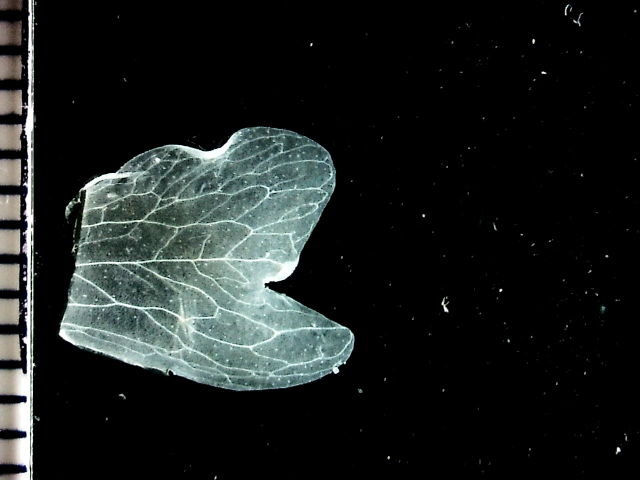
#> input picture example_dataset/F1P115_Vein_Side1_200802.jpg, 1280 x 960 px (shown at 1/2 size)
$ python -i spot_detection.py   (imports and definitions only)   (older library calls are emulated)
#> lines starting #> are read from the running program, lines starting #| are printed output that depends on the picture; after the words box and inside, x2 and y2 are one past the last pixel; in counts of white or black regions, pixels touching at a corner belong together
import os
import sys
import cv2
import time
import image_shapes
import principal_component

import numpy as np
import image_utilities as iu
import matplotlib.pyplot as plt

from scipy.stats import norm
from matplotlib import style
# [1 line not run here, left out]
from skimage.metrics import mean_squared_error
from matplotlib.patches import Ellipse
from scipy.stats import multivariate_normal
from sklearn.mixture import BayesianGaussianMixture


# [5 lines left out: function make_model, not called in this run]

def make_predictions(GMM, d):
    prediction = GMM.predict_proba(d)
    return prediction

# [41 lines left out: functions draw_circle, draw_circles_on_axis_from_model, overlay_spotting_events_on_point_cloud, draw_circles_on_whole_image, overlay_spotting_events_on_image, not called in this run]

def threshold_to_connected_componenets(Pca_image):
    #Pass through PCA grayscale images

    th, _ = cv2.threshold(Pca_image[np.nonzero(Pca_image)], 0, 255, cv2.THRESH_OTSU) #Use otsu algorithm to find appropriate threshold
    _, im_th = cv2.threshold(Pca_image, th + 10, 255, cv2.THRESH_BINARY) #Apply that threshold
    _, _, stats, _ = cv2.connectedComponentsWithStats(im_th, 8, cv2.CV_32S)
    return th, im_th, stats

# [56 lines left out: functions process_componenet_stats, create_spot_point_clouds, get_gaussians_image, not called in this run]

def rmsdiff(im1, im2):
    return np.sqrt(mean_squared_error(im1.astype('float'), im2.astype('float')))

def mask_spot_image(top_y_for_spot, bottom_y_for_spot, left_x_for_spot, right_x_for_spot, threshold_image, spot_image):
    threshold_image_at_spot = threshold_image[top_y_for_spot:bottom_y_for_spot,left_x_for_spot:right_x_for_spot]
    return spot_image * threshold_image_at_spot

# [90 lines left out: functions save_to_file, get_predictions, main, not called in this run]

# [2 lines not run here, left out]

>>> import cv2
>>> picture = cv2.imread('../example_dataset/F1P115_Vein_Side1_200802.jpg', cv2.IMREAD_GRAYSCALE)
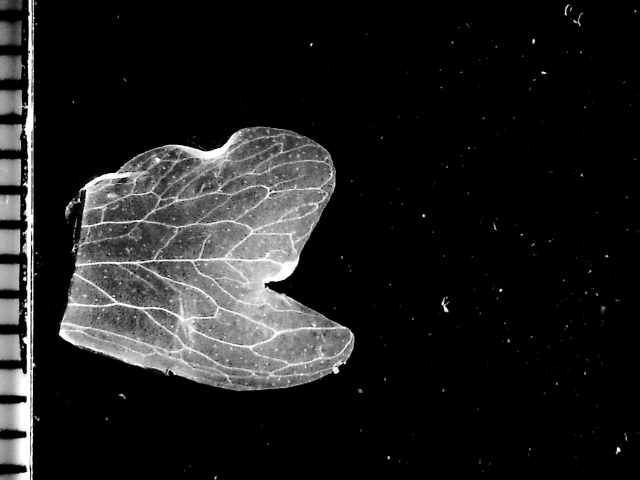
#> picture: shape (960, 1280) (shown at 1/2 size); min 0, max 255, mean 31.1
>>> result = threshold_to_connected_componenets(picture)
#> in threshold_to_connected_componenets, `th, _ = cv2.threshold(Pca_image[np.nonzero(Pca_image)], 0, 255, cv2.TH..`: th = 115
#> in threshold_to_connected_componenets, `_, im_th = cv2.threshold(Pca_image, th + 10, 255, cv2.THRESH_BINARY)`:
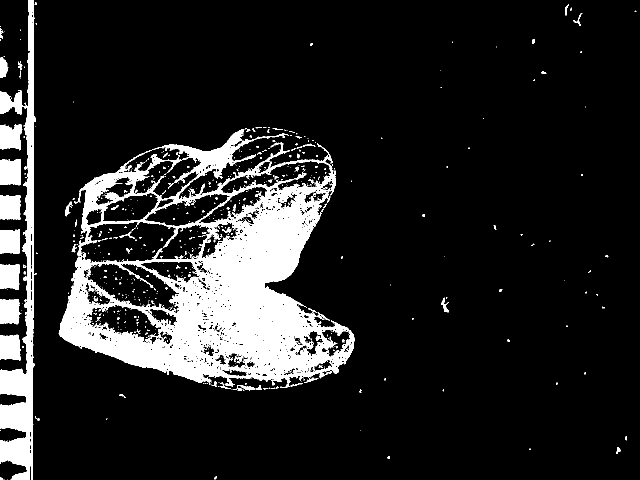
#> im_th: shape (960, 1280) (shown at 1/2 size); 13% white; 745 white regions (657 under 20 px), largest, box (x1, y1, x2, y2) and area: (117, 258, 709, 776) 118476, (0, 0, 70, 960) 20574, (0, 318, 42, 371) 2062
#> in threshold_to_connected_componenets, `_, _, stats, _ = cv2.connectedComponentsWithStats(im_th, 8, cv2.CV_32S)`: stats = 746 rows, first 6: [0, 0, 1280, 960, 1069349], [0, 0, 70, 960, 20574], [71, 4, 2, 6, 11], [1130, 9, 8, 22, 65], [1140, 15, 4, 7, 13], [1269, 21, 4, 3, 6]

$ run again, on example_dataset/F1P111_Vein_Side1_200731.jpg
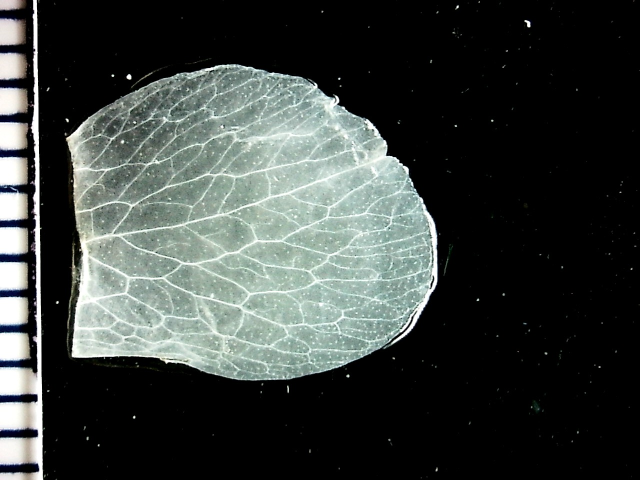
#> input picture example_dataset/F1P111_Vein_Side1_200731.jpg, 1280 x 960 px (shown at 1/2 size)
#> th = 112
#> in threshold_to_connected_componenets, `_, im_th = cv2.threshold(Pca_image, th + 10, 255, cv2.THRESH_BINARY)`:
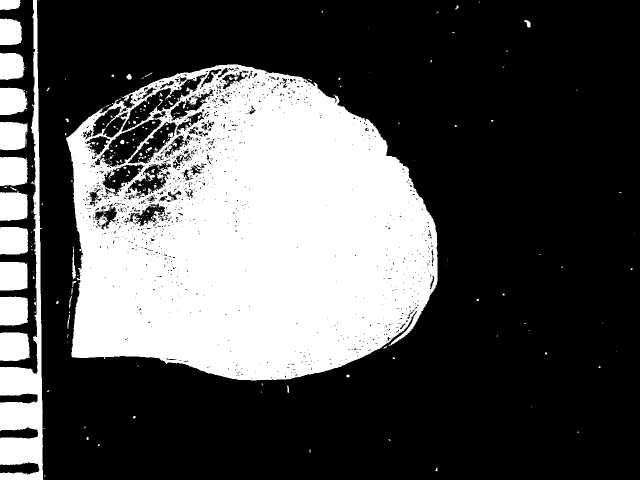
#> im_th: shape (960, 1280) (shown at 1/2 size); 31.9% white; 329 white regions (277 under 20 px), largest, box (x1, y1, x2, y2) and area: (132, 128, 875, 761) 338074, (0, 0, 87, 960) 22110, (0, 665, 60, 722) 3161
#> stats = 330 rows, first 6: [0, 0, 1280, 960, 836973], [0, 0, 41, 20, 732], [0, 0, 87, 960, 22110], [77, 0, 1, 2, 2], [958, 3, 1, 3, 3], [911, 11, 6, 8, 28]

$ run again, on example_dataset/F1P111_Vein_Side2_200731.jpg
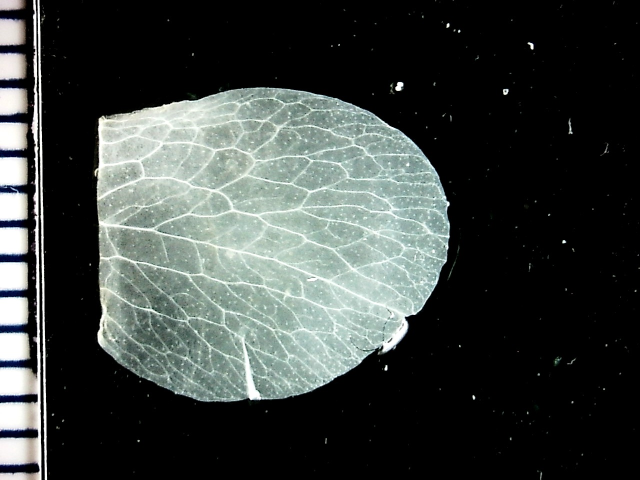
#> input picture example_dataset/F1P111_Vein_Side2_200731.jpg, 1280 x 960 px (shown at 1/2 size)
#> th = 110
#> in threshold_to_connected_componenets, `_, im_th = cv2.threshold(Pca_image, th + 10, 255, cv2.THRESH_BINARY)`:
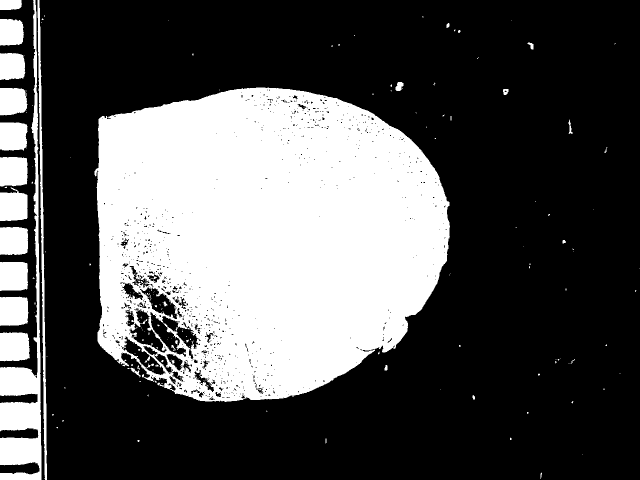
#> im_th: shape (960, 1280) (shown at 1/2 size); 32.7% white; 214 white regions (177 under 20 px), largest, box (x1, y1, x2, y2) and area: (189, 175, 900, 804) 345922, (0, 0, 83, 960) 19207, (75, 0, 94, 960) 4580
#> stats = 215 rows, first 6: [0, 0, 1280, 960, 827365], [0, 0, 44, 20, 819], [0, 0, 83, 960, 19207], [75, 0, 19, 960, 4580], [88, 30, 2, 3, 4], [845, 32, 2, 3, 5]

$ run again, on example_dataset/F1P115_Vein_Side2_200802.jpg
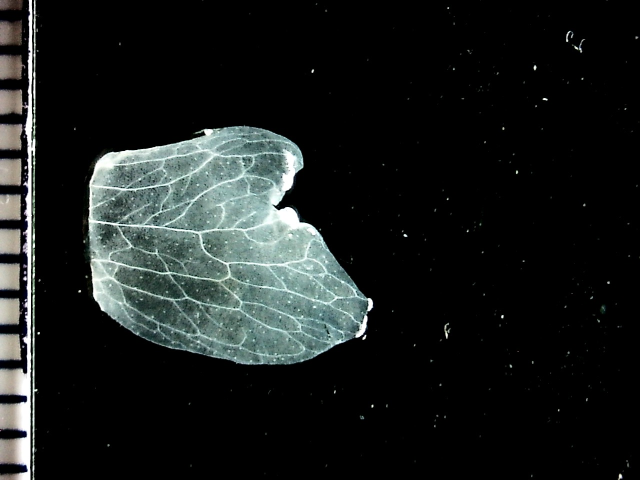
#> input picture example_dataset/F1P115_Vein_Side2_200802.jpg, 1280 x 960 px (shown at 1/2 size)
#> `picture = cv2.imread('../example_dataset/F1P115_Vein_Side1_200802.jpg'..`:
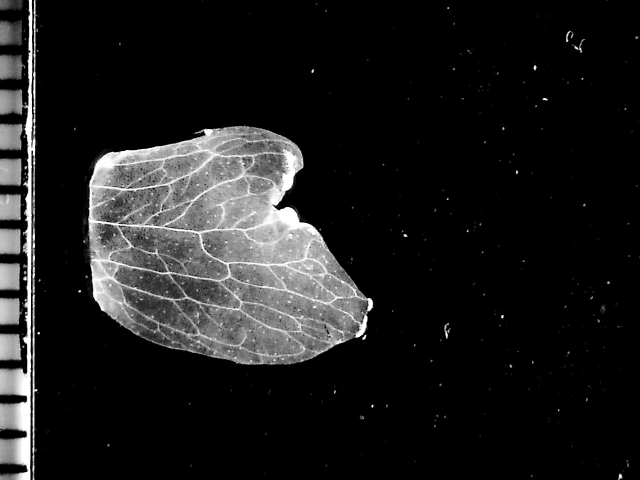
#> picture: shape (960, 1280) (shown at 1/2 size); min 0, max 255, mean 29.6
#> th = 111
#> in threshold_to_connected_componenets, `_, im_th = cv2.threshold(Pca_image, th + 10, 255, cv2.THRESH_BINARY)`:
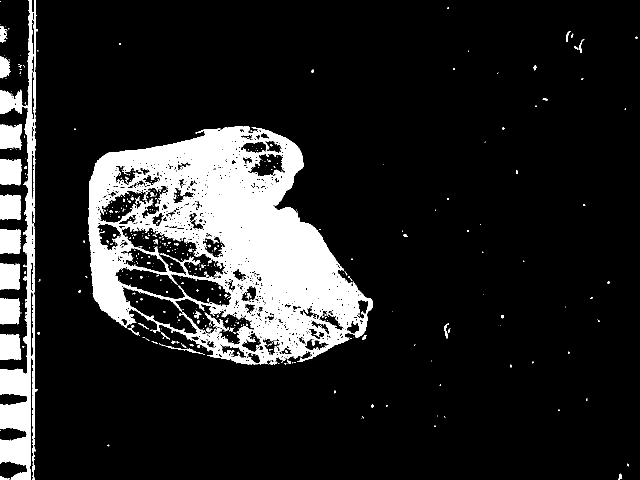
#> im_th: shape (960, 1280) (shown at 1/2 size); 13.7% white; 595 white regions (526 under 20 px), largest, box (x1, y1, x2, y2) and area: (176, 252, 746, 729) 127445, (0, 0, 72, 960) 19429, (0, 318, 43, 371) 2081
#> stats = 596 rows, first 6: [0, 0, 1280, 960, 1060939], [0, 0, 72, 960, 19429], [0, 2, 2, 1, 2], [895, 14, 3, 4, 10], [72, 30, 2, 1, 2], [0, 49, 1, 1, 1]
